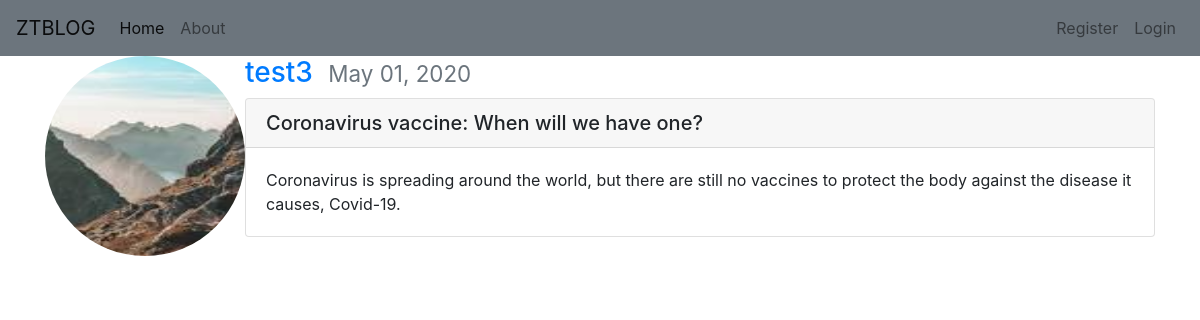
Screenshot of /post/11/ with the database file from the repository.
### mysite/models.py (models this page shows, shortened)
class Post(models.Model):
    title = models.CharField(max_length=255)
    content = models.TextField()
    date = models.DateTimeField(default=timezone.now)
    author = models.ForeignKey(User, on_delete=models.CASCADE)

### users/models.py (models this page shows, shortened)
class Profile(models.Model):
    user = models.OneToOneField(User, on_delete=models.CASCADE)
    image = models.ImageField(default='default.jpg', upload_to='profile_pics')

### mysite/views.py (the view)
# urls.py: path('post/<int:pk>/', PostDetailView.as_view(), name='post-detail'),
class PostDetailView(DetailView):
    model = Post

### mysite/templates/mysite/post_detail.html (shortened to what this page needs)
{% extends 'base.html'%}
{% block content%}
<article class="media content-section">
  <img src="{{ post.author.profile.image.url }}" width="200" height="200" class="rounded-circle">
  <div class="media-body">
    <div class="article-metadata">
      <h3><a class="mr-2" href="{% url 'user-posts' object.author.username %}">{{ object.author }}</a>
      <small class="text-muted">{{ object.date|date:"F d, Y " }}</small></h3>
    </div>
    <div class="card">
  <h5 class="card-header">{{ object.title }}</h5>
  <div class="card-body">
    <p class="card-text">{{ object.content }}</p>
  </div>
</div>
  </div>
</article>
{% endblock %}

### rows the page displays
Post: author.profile.image (picture), author "test3", date "May 01, 2020", title "Coronavirus vaccine: When will we have one?", content "Coronavirus is spreading around the world, but there are still no vaccines to protect the body against the disease it causes, Covid-19."
